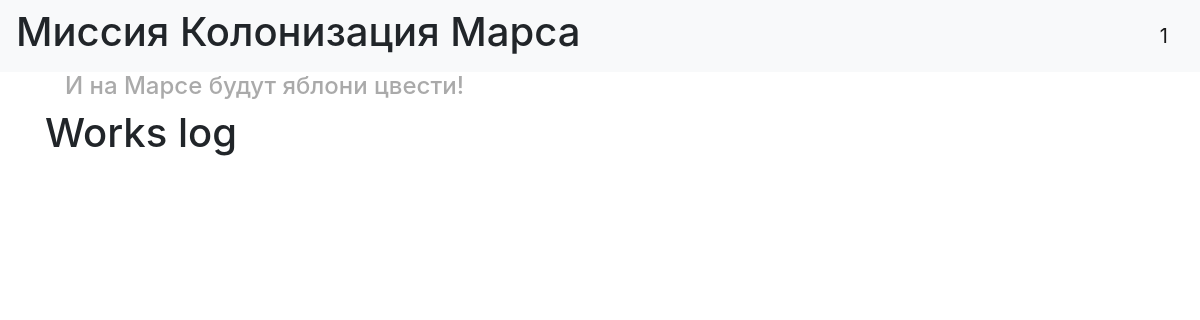
The app's page /, older data.
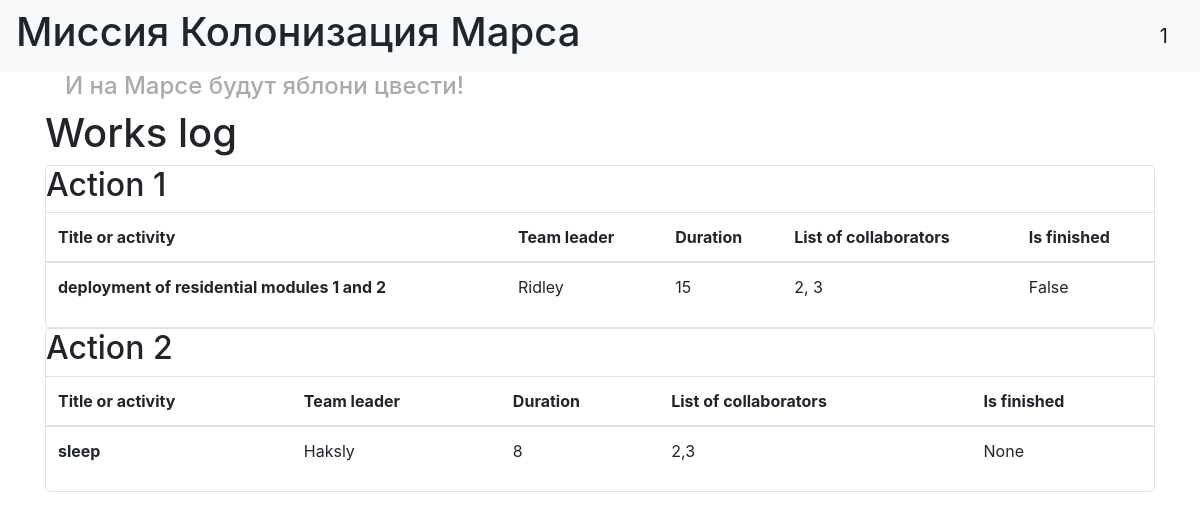
The same page, newer data.
### BD/data/jobs.py (models this page shows)
class Job(SqlAlchemyBase):
    __tablename__ = 'jobs'
    id = sqlalchemy.Column(sqlalchemy.Integer,
                           primary_key=True, autoincrement=True)
    team_leader = sqlalchemy.Column(sqlalchemy.Integer,
                                    sqlalchemy.ForeignKey("users.id"))
    job = sqlalchemy.Column(sqlalchemy.String, nullable=True)
    work_size = sqlalchemy.Column(sqlalchemy.Integer)
    collaborators = sqlalchemy.Column(sqlalchemy.String, nullable=True)
    start_date = sqlalchemy.Column(sqlalchemy.DateTime,
                                   default=datetime.datetime.now)
    end_date = sqlalchemy.Column(sqlalchemy.DateTime)
    is_finished = sqlalchemy.Column(sqlalchemy.Boolean, default=False)
    user = orm.relationship('User')
    def __repr__(self):
        return f'<Job> {self.id} {self.job} {self.user}'

### BD/data/users.py (models this page shows, shortened)
class User(SqlAlchemyBase):
    __tablename__ = 'users'
    id = sqlalchemy.Column(sqlalchemy.Integer,
                           primary_key=True, autoincrement=True)
    surname = sqlalchemy.Column(sqlalchemy.String, nullable=True)
    name = sqlalchemy.Column(sqlalchemy.String, nullable=True)
    age = sqlalchemy.Column(sqlalchemy.Integer)
    position = sqlalchemy.Column(sqlalchemy.String, nullable=True)
    speciality = sqlalchemy.Column(sqlalchemy.String, nullable=True)
    address = sqlalchemy.Column(sqlalchemy.String, nullable=True)
    email = sqlalchemy.Column(sqlalchemy.String,
                              index=True, unique=True, nullable=True)
    hashed_password = sqlalchemy.Column(sqlalchemy.String, nullable=True)
    modified_date = sqlalchemy.Column(sqlalchemy.DateTime,
                                      default=datetime.datetime.now)
    jobs = orm.relationship("Job", back_populates='user')
    def __repr__(self):
        return f'<Colonist> {self.id} {self.surname} {self.name}'

### BD/main.py (the view)
@app.route("/")
def index():
    db_sess = db_session.create_session()
    jobs = db_sess.query(Job).all()
    print(jobs)
    return render_template("index.html", jobs=jobs)

### BD/data/db_session.py (called while the page is built)
def create_session() -> Session:
    global __factory
    return __factory()

### BD/templates/index.html
{% extends "base.html" %}
{% block content %}
<h1>Works log</h1>
{% for item in jobs%}
<div class="col-md6 border rounded">
    <h2>Action {{item.id}}</h2>
    <table class="table">
  <thead>
    <tr>
      <th scope="col">Title or activity</th>
      <th scope="col">Team leader</th>
      <th scope="col">Duration</th>
      <th scope="col">List of collaborators</th>
        <th scope="col">Is finished</th>
    </tr>
  </thead>
  <tbody>
    <tr>
      <th scope="row">{{item.job}}</th>
      <td>{{item.user.name}}</td>
      <td>{{item.work_size}}</td>
      <td>{{item.collaborators}}</td>
      <td>{{item.is_finished}}</td>
    </tr>
  </tbody>
</table>
</div>
{% endfor %}
{% endblock %}

### BD/templates/base.html (shortened to what this page needs)
<!doctype html>
<html lang="en">
<head>
    <link rel="stylesheet"
          href="https://stackpath.bootstrapcdn.com/bootstrap/4.4.1/css/bootstrap.min.css"
>
    <link href="../static/css/style.css" rel="stylesheet" type="text/css" />
</head>
<body>
<header>
    <nav class="navbar navbar-light bg-light">
        <h1> Миссия Колонизация Марса </h1>
        <a class="navbar-brand" href="#">1</a>
    </nav>
</header>
<main role="main" class="container">
    <h4> И на Марсе будут яблони цвести! </h4>
    {% block content %}{% endblock %}
</main>
</body>
</html>

Row changes from the older to the newer data that the page shows:
added Job: id "1", job "deployment of residential modules 1 and 2", user.name "Ridley", work_size "15", collaborators "2, 3", is_finished "False"
added Job: id "2", job "sleep", user.name "Haksly", work_size "8", collaborators "2,3", is_finished "None"
